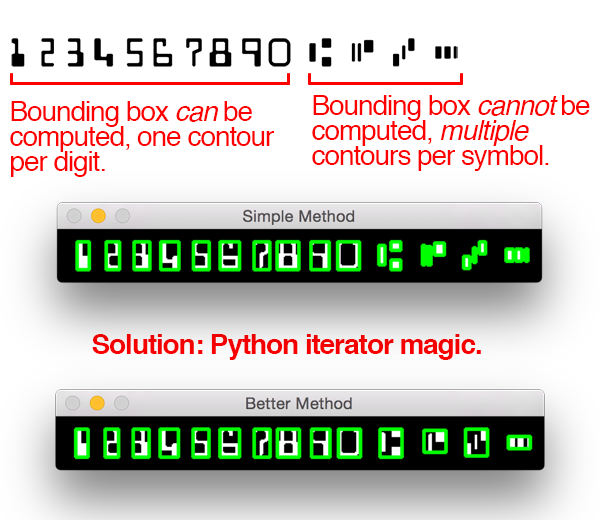
#> input picture Operaciones_Imagenes/2.png, 600 x 520 px, found by its file name
$ python rotacion.py
#> lines starting #> are read from the running program, lines starting #| are printed output that depends on the picture
import cv2
import numpy as np

"""FORMA 1 """
# [33 lines of commented-out code are left out]

"""FORMA 2"""
# [20 lines of commented-out code are left out]

"""FORMA 3"""
# [22 lines of commented-out code are left out]

"""FORMA 4"""
path = r'C:\Users\User\Desktop\PDI\Operaciones_Imagenes\2.png'
imagen = cv2.imread(path) #Leemos la imagen a trsladar
#> imagen is the input picture: shape (520, 600, 3); mean B, G, R 186.3, 193.7, 196.6
num_rows, num_cols = imagen.shape[:2]
#> num_rows = 520; num_cols = 600

rotation_matrix = cv2.getRotationMatrix2D((num_cols/2, num_rows/2), 30, 1)
img_rotation = cv2.warpAffine(imagen, rotation_matrix, (num_cols, num_rows))
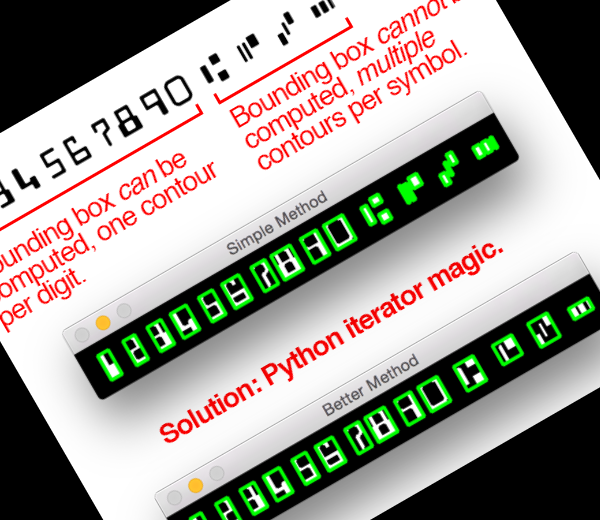
#> img_rotation: shape (520, 600, 3); mean B, G, R 151, 158.2, 160.8
cv2.imshow('Rotation', img_rotation)
cv2.waitKey()

$ run again, with Operaciones_Imagenes/1.jpg saved as Operaciones_Imagenes/2.png
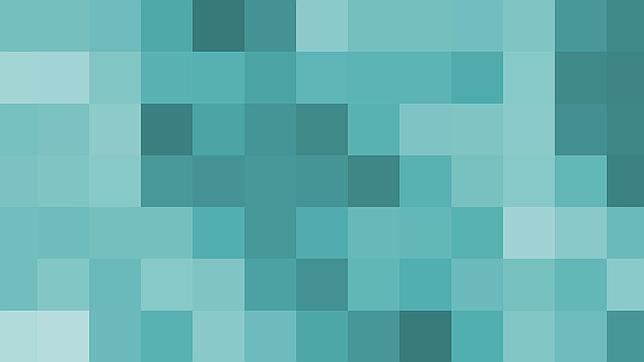
#> input picture Operaciones_Imagenes/1.jpg, 644 x 362 px, found by its file name
#> imagen is the input picture: shape (362, 644, 3); mean B, G, R 178, 177.7, 102.1
#> `img_rotation = cv2.warpAffine(imagen, rotation_matrix, (num_cols, num_..`:
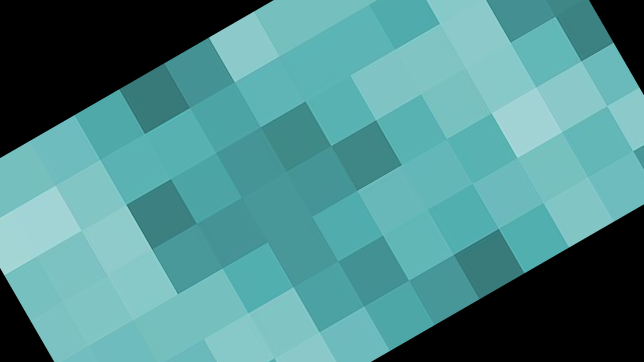
#> img_rotation: shape (362, 644, 3); mean B, G, R 140.6, 140.3, 79.5
